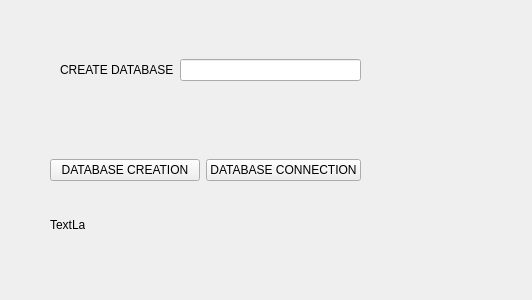
<?xml version="1.0" encoding="UTF-8"?>
<ui version="4.0">
 <class>Form</class>
 <widget class="QWidget" name="Form">
  <property name="geometry">
   <rect>
    <x>0</x>
    <y>0</y>
    <width>532</width>
    <height>300</height>
   </rect>
  </property>
  <property name="windowTitle">
   <string>Form</string>
  </property>
  <widget class="QWidget" name="horizontalLayoutWidget">
   <property name="geometry">
    <rect>
     <x>60</x>
     <y>30</y>
     <width>301</width>
     <height>80</height>
    </rect>
   </property>
   <layout class="QHBoxLayout" name="horizontalLayout">
    <item>
     <widget class="QLabel" name="label">
      <property name="text">
       <string>CREATE DATABASE</string>
      </property>
     </widget>
    </item>
    <item>
     <widget class="QLineEdit" name="lineEdit"/>
    </item>
   </layout>
  </widget>
  <widget class="QWidget" name="horizontalLayoutWidget_2">
   <property name="geometry">
    <rect>
     <x>50</x>
     <y>130</y>
     <width>311</width>
     <height>80</height>
    </rect>
   </property>
   <layout class="QHBoxLayout" name="horizontalLayout_2">
    <item>
     <widget class="QPushButton" name="pushButton_2">
      <property name="text">
       <string>DATABASE CREATION</string>
      </property>
     </widget>
    </item>
    <item>
     <widget class="QPushButton" name="pushButton">
      <property name="text">
       <string>DATABASE CONNECTION</string>
      </property>
     </widget>
    </item>
   </layout>
  </widget>
  <widget class="QLabel" name="label_2">
   <property name="geometry">
    <rect>
     <x>50</x>
     <y>220</y>
     <width>35</width>
     <height>10</height>
    </rect>
   </property>
   <property name="text">
    <string>TextLabel</string>
   </property>
  </widget>
 </widget>
 <resources/>
 <connections/>
</ui>
